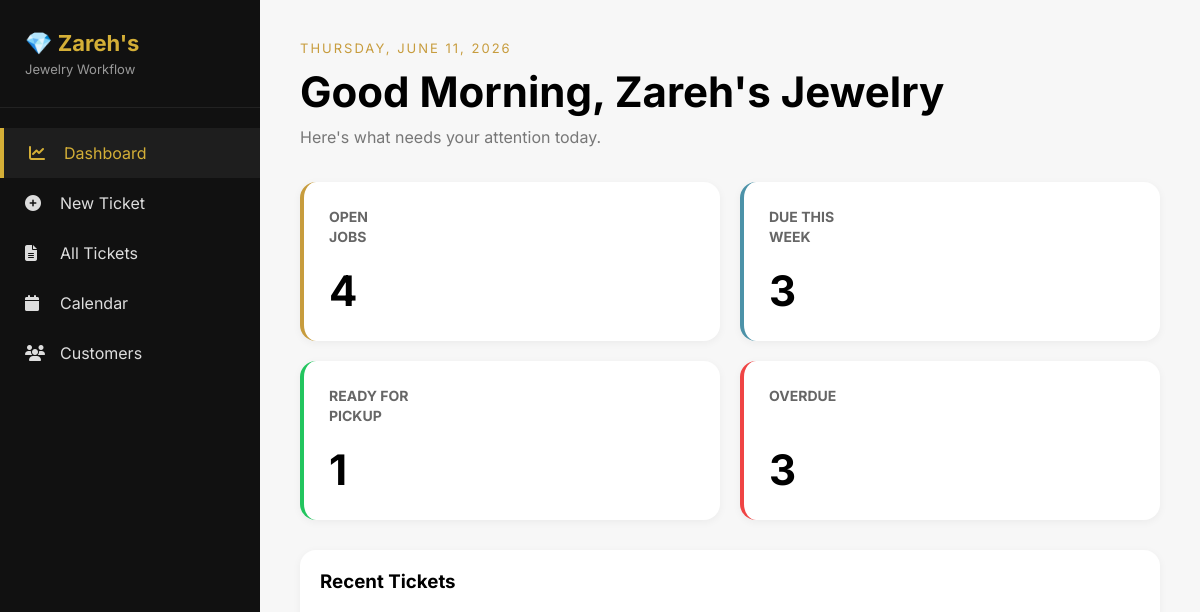
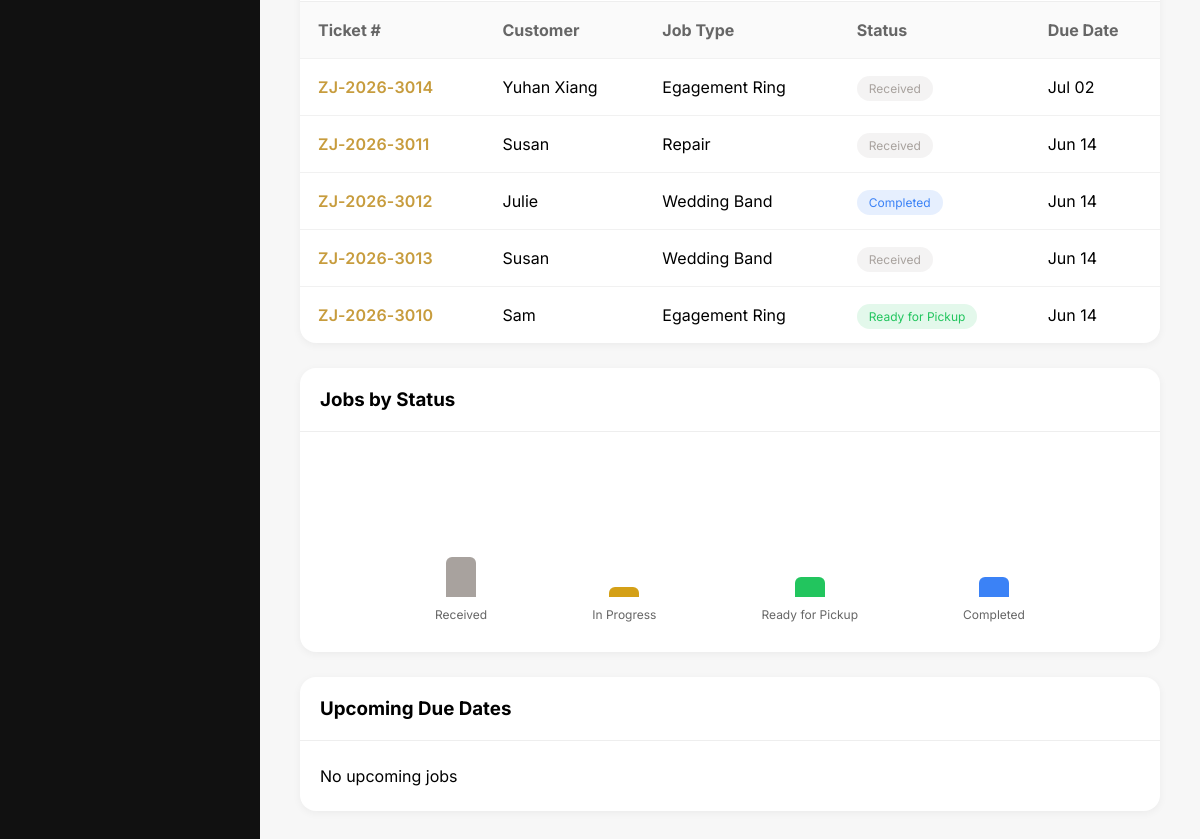
/, run on an earlier commit of the app's database (2 pictures, top to bottom).
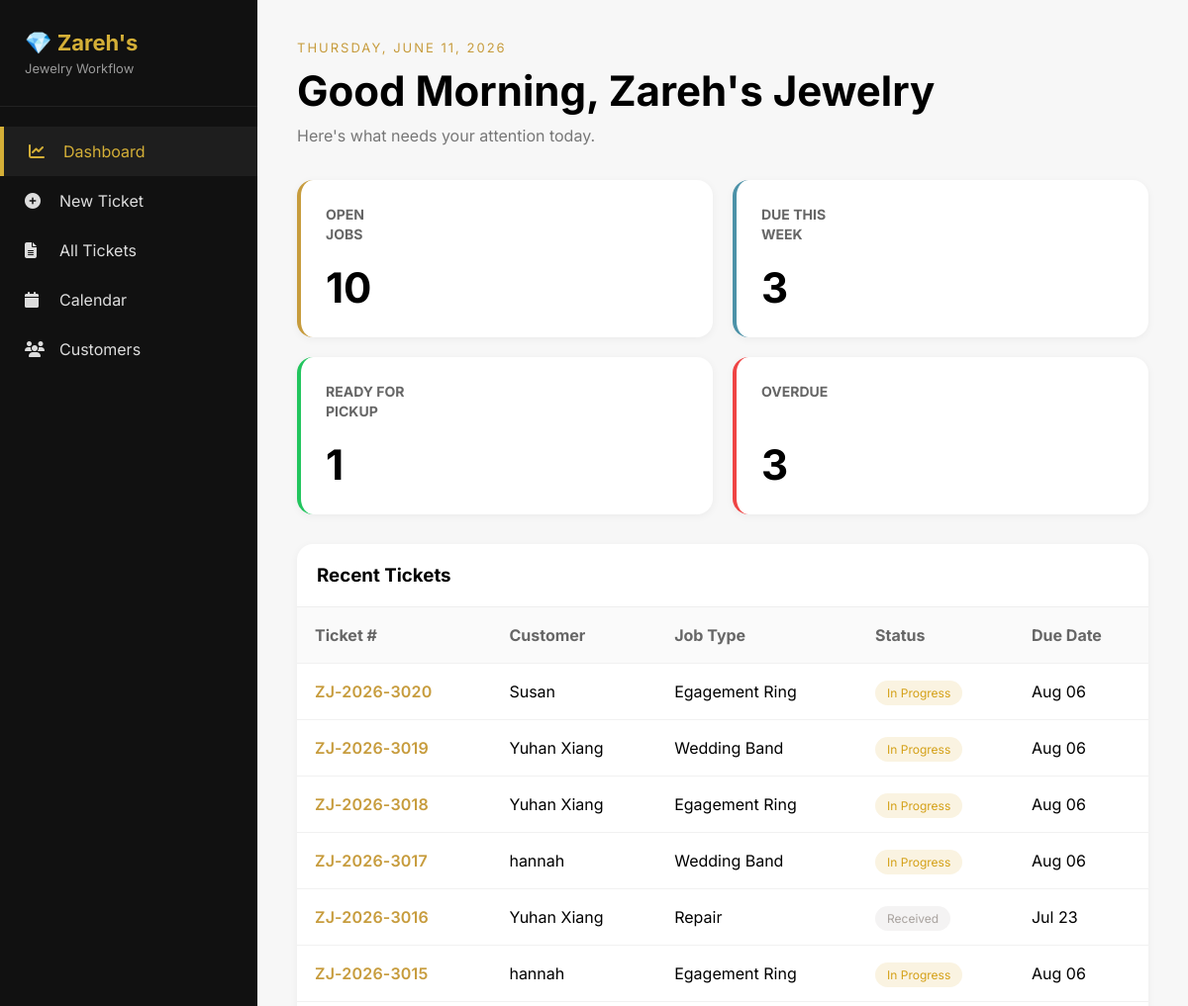
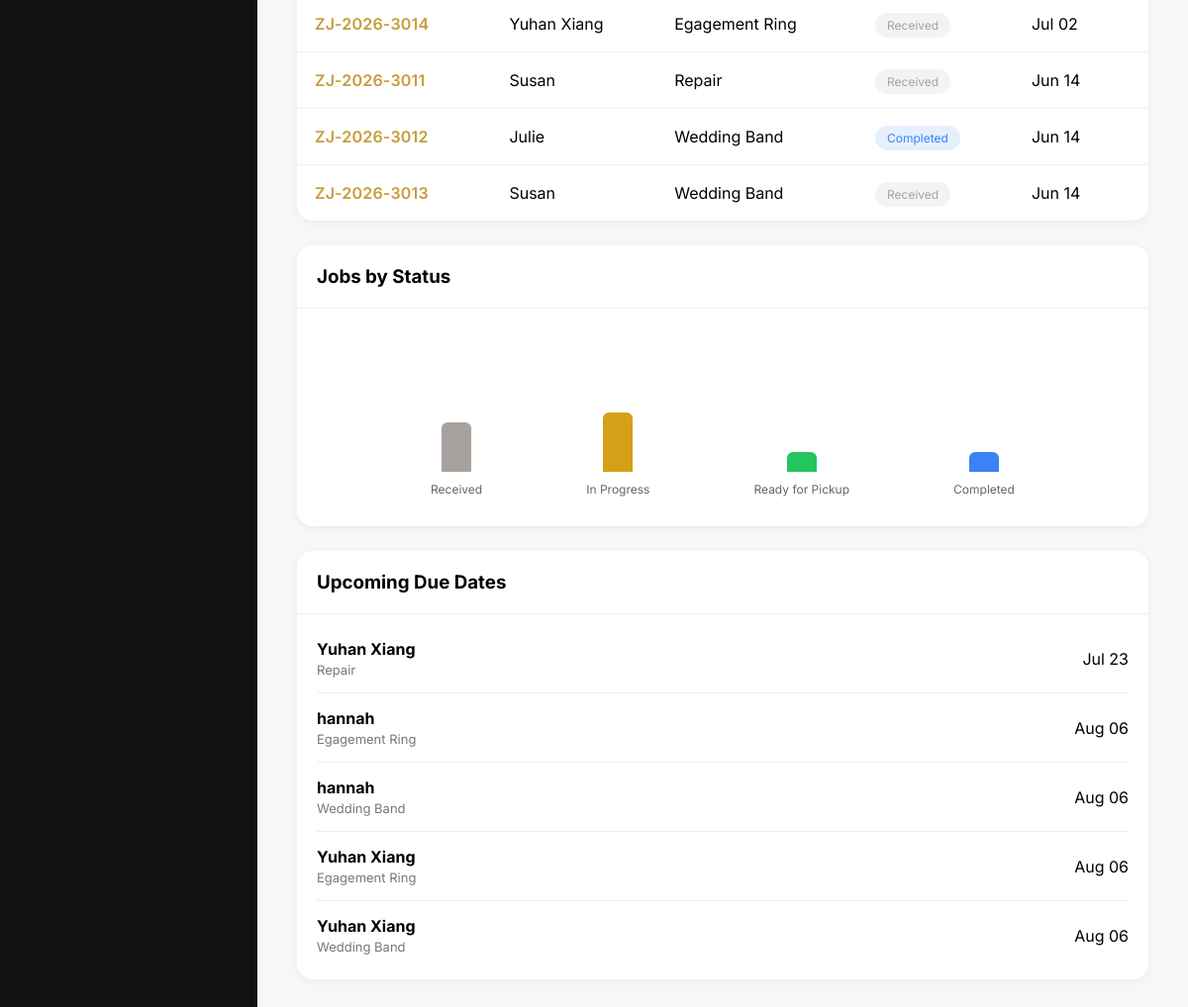
And on a later commit of the database (2 pictures, top to bottom).
### core/models.py (models this page shows, shortened)
class Ticket(models.Model):
    ticket_number = models.CharField(
        max_length=20,
        unique=True
    )
    customer = models.ForeignKey(
        Customer,
        on_delete=models.CASCADE,
        related_name="tickets"
    )
    job_type = models.ForeignKey(
        JobType,
        on_delete=models.PROTECT
    )
    status = models.ForeignKey(
        Status,
        on_delete=models.PROTECT
    )
    description = models.TextField()
    created_date = models.DateTimeField(auto_now_add=True)
    due_date = models.DateField()
    price = models.DecimalField(
        max_digits=10,
        decimal_places=2,
        blank=True,
        null=True
    )
    completed_date = models.DateField(
        blank=True,
        null=True
    )

class Customer(models.Model):
    name = models.CharField(max_length=100)
    phone = models.CharField(max_length=20)
    email = models.EmailField(blank=True, null=True)
    note = models.TextField(blank=True)
    created_date = models.DateTimeField(auto_now_add=True)
    class Meta:
        ordering = ["name"]

class JobType(models.Model):
    type = models.CharField(max_length=100, unique=True)
    duration = models.PositiveIntegerField(default=7)

class Status(models.Model):
    status = models.CharField(max_length=50, unique=True)
    color = models.CharField(max_length=20, default="#c79c3d")

### core/views.py (the view)
# urls.py: path('', views.dashboard, name='dashboard'),
def dashboard(request):
    today = timezone.now().date()
    start_of_week = today - timedelta(days=today.weekday())
    end_of_week = start_of_week + timedelta(days=6)
    three_months_ago = today - timedelta(days=90)
    recent_tickets = Ticket.objects.filter(
        created_date__gte=three_months_ago
    ).order_by('-created_date')[:10]
    open_jobs = Ticket.objects.exclude(
        status__status="Completed"
    ).count()
    due_this_week = Ticket.objects.filter(
        due_date__lte=end_of_week
    ).exclude(
        status__status__in=[
            "Completed",
            "Ready for Pickup"
        ]
    ).count()
    ready_for_pickup = Ticket.objects.filter(
        status__status="Ready for Pickup"
    ).count()
    overdue = Ticket.objects.filter(
        due_date__lt=today
    ).exclude(
        status__status__in=[
            "Completed",
            "Ready for Pickup"
        ]
    ).count()
    status_summary = []
    for status in Status.objects.all():
        count = Ticket.objects.filter(status=status).count()
        status_summary.append({
            "name": status.status,
            "count": count,
            "color": status.color
        })
    upcoming_due_dates = Ticket.objects.filter(
        due_date__gte=today
    ).exclude(
        status__status="Completed"
    ).order_by('due_date')[:5]
    context = {
        "recent_tickets": recent_tickets,
        "open_jobs": open_jobs,
        "due_this_week": due_this_week,
        "ready_for_pickup": ready_for_pickup,
        "overdue": overdue,
        "status_summary": status_summary,
        "upcoming_due_dates": upcoming_due_dates,
    }
    return render(request, "core/dashboard.html", context)

### core/templates/core/dashboard.html (shortened to what this page needs)
{% extends 'core/base.html' %}
{% block content %}
<div class="dashboard">
    <div class="dashboard-header">
        <p class="date">THURSDAY, JUNE 11, 2026</p>
        <h1>Good Morning, Zareh's Jewelry</h1>
        <p class="subtitle">Here's what needs your attention today.</p>
    </div>
    <div class="stats-grid">
    <div
    class="stat-card jobs clickable-card"
    onclick="window.location='{% url 'all_tickets' %}?open=1'"
>
    <div class="stat-top">
        <h4>OPEN<br>JOBS</h4>
    </div>
    <h2>{{ open_jobs }}</h2>
</div>
        <div
    class="stat-card due clickable-card"
    onclick="window.location='{% url 'all_tickets' %}?due=thisweek'"
>
    <div class="stat-top">
        <h4>DUE THIS<br>WEEK</h4>
    </div>
    <h2>{{ due_this_week }}</h2>
</div>
        <div
    class="stat-card pickup clickable-card"
    onclick="window.location='{% url 'all_tickets' %}?pickup=1'"
>
    <div class="stat-top">
        <h4>READY FOR<br>PICKUP</h4>
    </div>
    <h2>{{ ready_for_pickup }}</h2>
</div>
        <div
    class="stat-card overdue clickable-card"
    onclick="window.location='{% url 'all_tickets' %}?overdue=1'"
>
    <div class="stat-top">
        <h4>OVERDUE</h4>
    </div>
    <h2>{{ overdue }}</h2>
</div>
    </div>
    <div class="dashboard-grid">
        <div class="panel">
            <div class="panel-header">
                <h3>Recent Tickets</h3>
            </div>
            <table class="ticket-table">
                <thead>
                    <tr>
                        <th>Ticket #</th>
                        <th>Customer</th>
                        <th>Job Type</th>
                        <th>Status</th>
                        <th>Due Date</th>
                    </tr>
                </thead>
                <tbody>
{% for ticket in recent_tickets %}
<tr
    class="clickable-row"
    onclick="window.location='{% url 'ticket_detail' ticket.id %}'"
>
    <td class="ticket-number">
    {{ ticket.ticket_number }}
</td>
    <td>{{ ticket.customer.name }}</td>
    <td>{{ ticket.job_type.type }}</td>
    <td>
        <span
            class="status"
            style="
                background-color:{{ ticket.status.color }}20;
                color:{{ ticket.status.color }};
            "
        >
            {{ ticket.status.status }}
        </span>
    </td>
    <td>{{ ticket.due_date|date:"M d" }}</td>
</tr>
{% empty %}
<tr>
    <td colspan="5">
        No tickets found
    </td>
</tr>
{% endfor %}
</tbody>
            </table>
        </div>
        <div class="right-column">
            <div class="panel">
                <div class="panel-header">
                    <h3>Jobs by Status</h3>
                </div>
                <div class="chart-container">
    {% for item in status_summary %}
    <div class="bar-item">
        <div
            class="bar"
            style="
                height:{{ item.count|add:'1' }}0px;
                background:{{ item.color }};
            "
        ></div>
        <span>{{ item.name }}</span>
    </div>
    {% endfor %}
</div>
            </div>
            <div class="panel">
                <div class="panel-header">
                    <h3>Upcoming Due Dates</h3>
                </div>
                <div class="due-list">
{% for ticket in upcoming_due_dates %}
<div
    class="due-item clickable-card"
    onclick="window.location='{% url 'ticket_detail' ticket.id %}'"
>
    <div>
        <strong>
            {{ ticket.customer.name }}
        </strong>
        <p>
            {{ ticket.job_type.type }}
        </p>
    </div>
    <span>
        {{ ticket.due_date|date:"M d" }}
    </span>
</div>
{% empty %}
<div class="due-item">
    No upcoming jobs
</div>
{% endfor %}
</div>
            </div>
        </div>
    </div>
</div>
{% endblock %}

What changed in the data, as far as the page shows it:
no longer on this page (row unchanged): Ticket: ticket_number "ZJ-2026-3010", customer.name "Sam", job_type.type "Egagement Ring", status.status "Ready for Pickup", due_date "Jun 14", shown under "Recent Tickets"
added Ticket: ticket_number "ZJ-2026-3020", customer.name "Susan", job_type.type "Egagement Ring", status.status "In Progress", due_date "Aug 06", shown under "Recent Tickets"
added Ticket: ticket_number "ZJ-2026-3019", customer.name "Yuhan Xiang", job_type.type "Wedding Band", status.status "In Progress", due_date "Aug 06"
added Ticket: ticket_number "ZJ-2026-3018", customer.name "Yuhan Xiang", job_type.type "Egagement Ring", status.status "In Progress", due_date "Aug 06"
added Ticket: ticket_number "ZJ-2026-3017", customer.name "hannah", job_type.type "Wedding Band", status.status "In Progress", due_date "Aug 06"
added Ticket: ticket_number "ZJ-2026-3016", customer.name "Yuhan Xiang", job_type.type "Repair", status.status "Received", due_date "Jul 23"
added Ticket: ticket_number "ZJ-2026-3015", customer.name "hannah", job_type.type "Egagement Ring", status.status "In Progress", due_date "Aug 06"
Also different on the page:
{{ open_jobs }}: "4" → "10"
{{ item.count|add:'1' }}: 4 → 5 (drawn)
{{ item.count|add:'1' }}: 1 → 6 (drawn)
text no longer shown: "No upcoming jobs"
